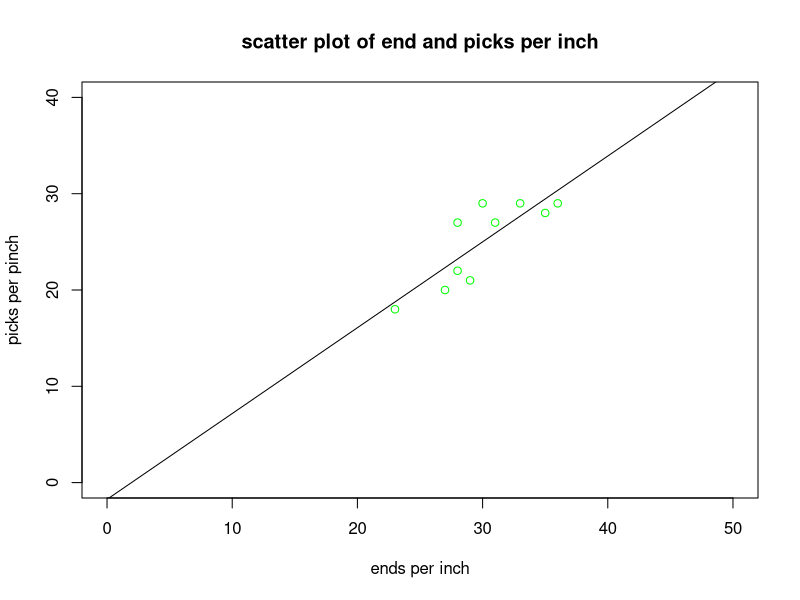

The R source for this figure:

x=c(23,27,28,28,29,30,31,33,35,36)
y=c(18,20,22,27,21,29,27,29,28,29)

plot(x,y,xlab="ends per inch",ylab="picks per pinch",xlim=c(0,50),ylim=c(0,40),col=c("green"),main="scatter plot of end and picks per inch")

r=cor(x,y)
r

rank=cor(x,y,method="spearman")
rank

rgyx=lm(y~x)
rgyx

abline(lm(y~x))

a=c(14,15,1,6,5,3,10,2,4,9,7,8,12,13,11)
b=c(15,13,11,3,5,8,4,7,10,2,1,6,8,12,14)
c=c(12,11,6,4,9,8,1,2,3,10,5,7,15,14,13)
rank_x=cor(a,b)
rank_y=cor(b,c)
rank_z=cor(a,c)
correlation=c(A_B=rank_x,B_C=rank_y,A_C=rank_z)
correlation
common_taste=names(which.max(correlation))
common_taste
